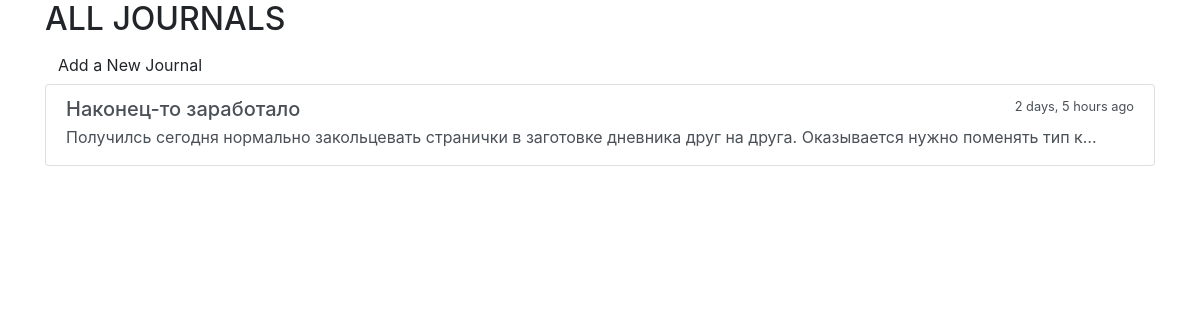
The app's page /journal/list, older data.
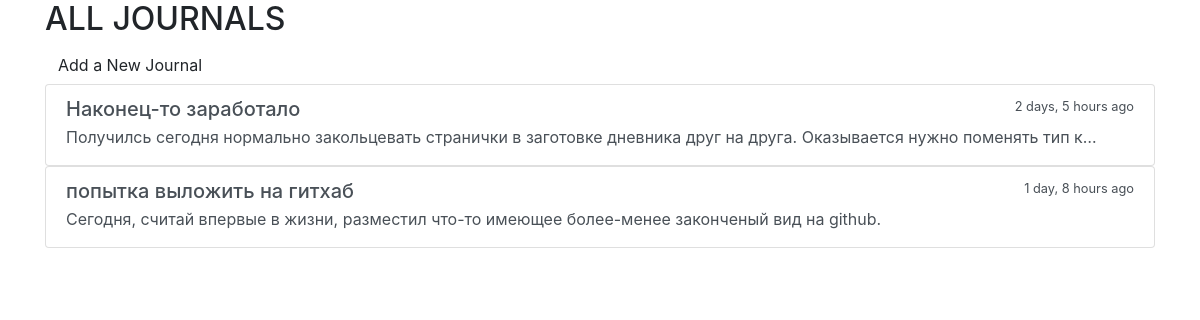
The same page, newer data.
### journal/models.py (models this page shows, shortened)
class Journal(models.Model):
    title = models.CharField(max_length=200, blank=False)
    description = models.TextField()
    date_created = models.DateTimeField(auto_now_add=True)
    class Meta:
        ordering = ['date_created']

### journal/views.py (the view)
# urls.py: path('journal/list', views.JournalListView.as_view(), name="journallist"),
class JournalListView(ListView):
    model = Journal
    template_name = "journal/journal_list.html"
    context_object_name = "journal_list"

### journal/templates/journal/journal_list.html
{% extends "journal/base.html" %}
{% load humanize %}
{% block content %}
<h2>ALL JOURNALS</h2>
<a href="{% url 'createjournal' %}">
    <button class="btn btn-prymary" type="submit">
        Add a New Journal
    </button>
</a>
{% for journal in journal_list %}
<div class="list-group">
    <a href="{% url 'updatejournal' journal.id %}" class="list-group-item list-group-item-action flex-column aligne-items-start">
        <div class="d-flex w-100 justify-content-between">
            <h5 class="mb-1">{{ journal.title }}</h5>
            <small>{{ journal.date_created | naturaltime }}</small>
        </div>
        <p class="mb-1">{{ journal.description | truncatechars:120 }}</p>
    </a>
</div>
{% endfor %}
{% endblock %}

Row changes from the older to the newer data that the page shows:
added Journal: title "попытка выложить на гитхаб", date_created "1 day, 8 hours ago", description "Сегодня, считай впервые в жизни, разместил что-то имеющее более-менее законченый вид на github."
